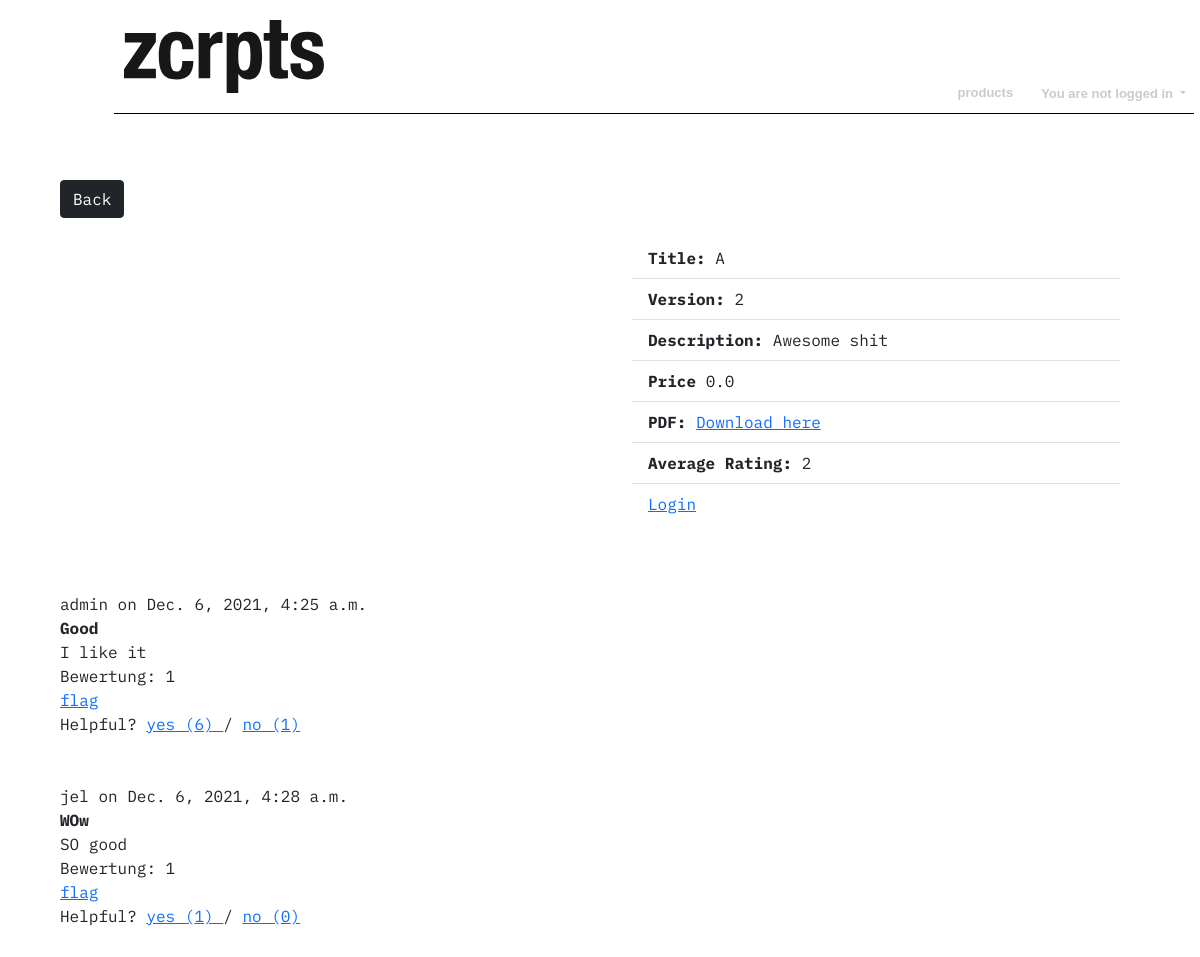
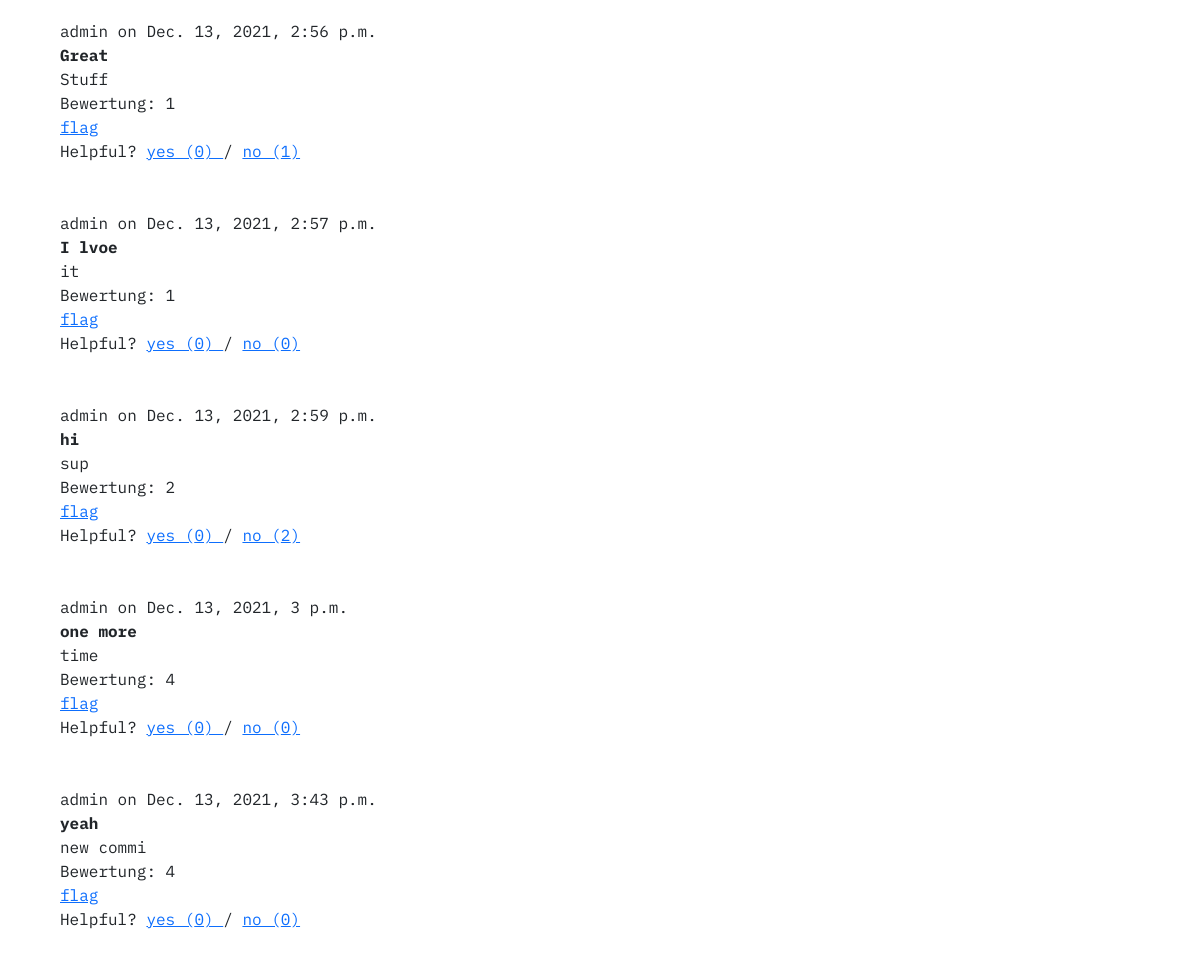
The page /products/show/1/ on the database as committed earlier (2 pictures, top to bottom).
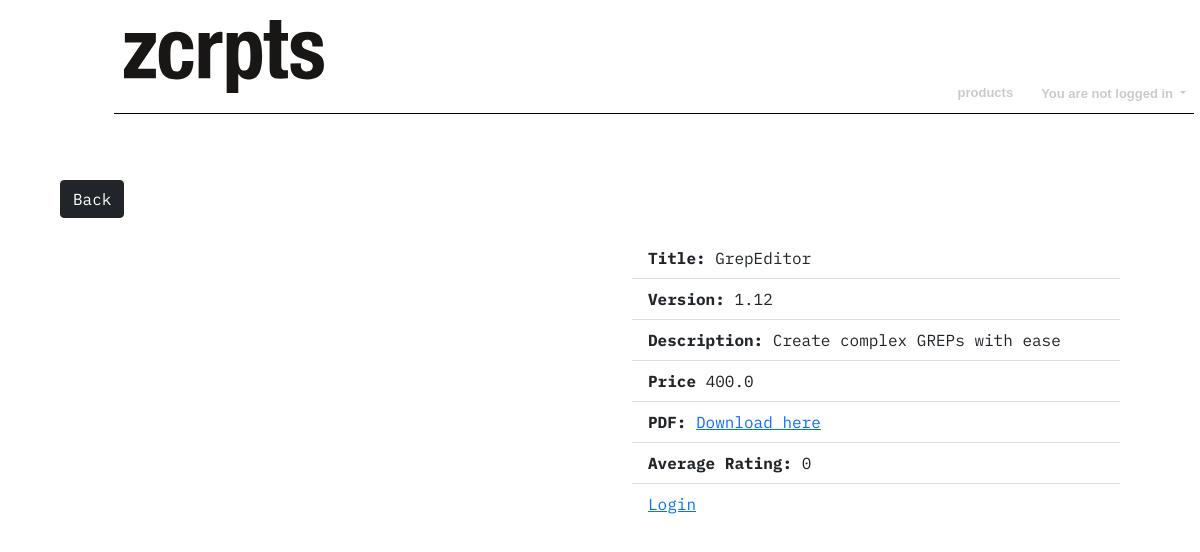
The same page on the database as committed later.
### Products/models.py (models this page shows, shortened)
class Product(models.Model):
    title = models.CharField(max_length=50)
    version = models.CharField(max_length=10)
    price = models.FloatField(default=0)
    short_description = models.CharField(max_length=200)
    long_description = models.TextField(max_length=1000, blank=True)
    logo = models.ImageField(upload_to='product_logos/', blank=False)
    screenshot = models.ImageField(upload_to='product_screenshots/',
                                   blank=False)
    pdf = models.FileField(upload_to='product_pdfs/', blank=False)
    featured = models.BooleanField(default=False)
    operating_system = models.CharField(max_length=20)
    language = models.CharField(max_length=20)
    tested_with = models.CharField(max_length= 100)
    script = models.FileField(upload_to='product_scripts/', blank=False)
    average_rating = models.PositiveSmallIntegerField(
        default=0,
        validators=[MaxValueValidator(5)])
    myuser = models.ForeignKey(
        settings.AUTH_USER_MODEL,
        on_delete=models.CASCADE)
    class Meta:
        ordering = ['title', 'version']
        unique_together = ['title', 'version']
        verbose_name = 'Product'
        verbose_name_plural = 'Products'
    def get_long_description(self):
        if self.long_description:
            return self.long_description
        else:
            return self.short_description

class Comment(models.Model):
    product = models.ForeignKey(Product, on_delete=models.CASCADE)
    title = models.CharField(max_length=100)
    text = models.TextField(max_length=500)
    timestamp = models.DateTimeField(auto_now_add=True)
    myuser = models.ForeignKey(
        settings.AUTH_USER_MODEL,
        on_delete=models.CASCADE)
    is_flagged = models.BooleanField(default=False)
    rate = models.IntegerField(validators=[
        MaxValueValidator(5),
        MinValueValidator(1)
    ])
    class Meta:
        ordering = ['product', 'timestamp']
        unique_together = ['product', 'myuser']
        verbose_name = 'Comment'
        verbose_name_plural = 'Comments'
    def get_upvotes(self):
        upvotes = Vote.objects.filter(up_or_down='U', comment=self)
        return upvotes
    def get_downvotes(self):
        downvotes = Vote.objects.filter(up_or_down='D', comment=self)
        return downvotes
    def get_upvotes_count(self):
        return len(self.get_upvotes())
    def get_downvotes_count(self):
        return len(self.get_downvotes())

### Useradmin/models.py (models this page shows, shortened)
class MyUser(AbstractUser):
    profile_picture = models.ImageField(upload_to='profile_pictures/', blank=True, null=True)
    is_manager = models.BooleanField(default=False)

### Products/views.py (the view, shortened to what this page needs)
# urls.py: path('show/<int:pid>/', views.product_detail, name='product-detail'),
def product_detail(request, **kwargs):
    product = Product.objects.get(id=kwargs['pid'])
    comments = Comment.objects.filter(product=product)
    context = {'product': product,
               'description': product.get_long_description(),
               'comments': comments,
               'comment_form': CommentForm,
               'logged_in_user': request.user}
    return render(request, 'product-detail.html', context)

### Products/templates/product-detail.html (shortened to what this page needs)
{% extends 'base.html' %}
{% load static %}
{% block css %}
    <link rel="stylesheet" type="text/css" href="{% static 'Products/products_style.css' %}">
{% endblock %}
{% block content %}
    <div class="btn-group">
        <a class="marg" href="{% url 'product-list' %}">
            <button type="button" class="btn btn-dark">Back</button>
        </a>
    </div>
    <div class="row">
        <div class="col"><img id="detailpic" src="{{ that_one_product.image.url }}"/></div>
        <div id="detaillist" class="col">
            <ul class="list-group list-group-flush">
                <li class="list-group-item"><b>Title: </b> {{ product.title }}</li>
                <li class="list-group-item"><b>Version:</b> {{ product.version }}</li>
                <li class="list-group-item"><b>Description:</b> {{ product.short_description }}</li>
                <li class="list-group-item"><b>Price</b> {{ product.price }}</li>
                <li class="list-group-item"><b>PDF:</b> <a href="{{ that_one_product.pdf.url }}" download>Download here
                </a></li>
                <li class="list-group-item"><b>Average Rating:</b> {{ product.average_rating }}</li>
                <li class="list-group-item">
                    {% if logged_in_user.is_authenticated %}
                        <form method="POST">
                            {% csrf_token %}
                            <button type="submit" class="btn btn-success" name="addToCart">Add to shopping cart</button>
                        </form>
                    {% else %}
                        <a href="{% url 'login' %}">Login</a>
                    {% endif %}
                </li>
            </ul>
        </div>
    </div>
    <br><br>
    {% for comment in comments %}
        <div class="div_comment">
            {{ comment.myuser.username }} on {{ comment.timestamp }}<br>
            <div class="div_comment--commentbox">
                <b>{{ comment.title }}</b><br>
                {{ comment.text }}<br>
            </div>
            Bewertung: {{ comment.rate }}<br>
            {% if comment.myuser.id != logged_in_user.id %}
                <a href="{% url 'comment-flag' that_one_product.id comment.id %}">
                    flag
                </a><br>
                Helpful?
                <a href="{% url 'comment-vote' that_one_product.id comment.id 'up' %}">
                    yes ({{ comment.get_upvotes_count }})
                </a> /
                <a href="{% url 'comment-vote' that_one_product.id comment.id 'down' %}">
                    no ({{ comment.get_downvotes_count }})
                </a><br>
                <br><br>
            {% endif %}
        </div>
    {% endfor %}
{% endblock %}

### templates/base.html (shortened to what this page needs)
<!DOCTYPE html>
<html lang="en">
{% load static %}
    <head>
        <link href="https://cdn.jsdelivr.net/npm/bootstrap@5.1.3/dist/css/bootstrap.min.css" rel="stylesheet"
>
        <link rel="stylesheet" type="text/css" href="{% static 'css/base_style.css' %}">
        {% block css %}{% endblock %}
    </head>
    <body>
        <header class="main-header">
            <div class="base-header">
                <div class="header-div1">
                    <a href="{% url 'home' %}"><img id="logo" src="{% static 'css/material/logo_zcrpts_black.svg' %}" alt="logo"></a>
                </div>
                <nav class="base-nav">
                    <ul class="navbar-flex" id="navbar_flex">
                        <li class="navbar-li">
                            <a class="navbar-a" href="{% url 'product-list' %}">products</a>
                        </li>
                    {% if user.is_authenticated %}
                        {% block logged_in_content %}
                        <li>
                            <a class="navbar-a" href="{% url 'myuser-detail' user.id %}">profil</a>
                            <div class="li-underline"></div>
                        </li>
                        <li>
                            <a class="navbar-a" href="{% url 'logout' %}">logout</a>
                            <div class="li-underline"></div>
                        </li>
                            <li class="">
                                <a class="" style="float: left;"
                                   href="{% url 'show_shopping_cart' %}">
                                    <img id="cart" src="{% static 'css/material/cart_clipped.svg' %}"
                                         alt="shoppingCart">
                                    <span class="position-absolute translate-middle badge rounded-pill bg-danger">
                                    {% if user.is_authenticated %}
                                        {{ request.user.count_shopping_cart_items }}
                                    {% else %}
                                        0
                                    {% endif %}
                                        <span class="visually-hidden">unread messages</span>
                                    </span>
                                </a>
                            </li>
                        <li>
                            <form class="navbar-a">
                                <div class="base-search-field" >
                                    <span type="submit" class="" id="search-addon" style="background: transparent">
                                        <i class="fas fa-search"></i>
                                    </span>
                                    <input type="search" class="" placeholder="Search" aria-label="Search" aria-describedby="search-addon" style="border: none; margin: 0px"/>
                                </div>
                            </form>
                            <div class="li-underline"></div>
                        </li>
                    {% endblock %}
                        {% else %}
                            {% block not_logged_in_content %}
                                <li class="nav-item dropdown navbar-li">
                                    <a class="nav-link dropdown-toggle active navbar-a" href="#" id="navbarScrollingDropdown"
                                       role="button" data-bs-toggle="dropdown" aria-expanded="false">
                                        You are not logged in
                                    </a>
                                </li>
                            {% endblock %}
                    {% endif %}
                    </ul>
                </nav>
            </div>
        </header>
        {% block content %}{% endblock %}
    </body>
</html>

### static/css/base_style.css (style rules this page uses)
*, *::after, *::before { box-sizing: border-box; margin: 0; }
ul, ol { list-style: none; padding: 0; }
:root { font-family: 'Roboto', sans-serif; }
body { margin: 180px auto auto; font-family: "IBM Plex Mono", sans-serif; }
.main-header { width: 90%; margin: auto; background: white; }
#logo { width: 200px; margin: 10px; }
.navbar-a { color: hsla(0, 0%, 70%, .7); font-weight: bold; font-size: small; font-family: "Roboto Regular", sans-serif; text-decoration: none; }
.base-header { width: 90%; margin: auto; position: fixed; top: 0; z-index: 1000; display: flex; flex-flow: row nowrap; justify-content: space-between; align-items: flex-end; padding: 10px 0 10px 0; border-bottom: 1px solid black; background: white; }
.base-nav { display: flex; flex-flow: row nowrap; justify-content: flex-end; align-content: flex-end; align-items: flex-end; }
.navbar-flex { display: flex; flex-flow: row nowrap; justify-content: space-around; align-content: center; align-items: flex-end; margin-bottom: 0; }
.navbar-flex > li { margin: 0 8px 0 20px; width: 100%; position: relative; }
.nav-link { padding: 0px !important; }

### Products/static/Products/products_style.css (style rules this page uses)
ul { list-style: none; }
body { width: 90%; margin: 180px auto auto; font-family: "IBM Plex Mono", sans-serif; }
.col { margin: 20px !important; }

Rows that differ between the two databases and show on the page:
removed Comment: myuser.username "admin", timestamp "Dec. 6, 2021, 4:25 a.m.", title "Good", text "I like it", rate "1", get_upvotes_count "6", get_downvotes_count "1"
removed Comment: myuser.username "jel", timestamp "Dec. 6, 2021, 4:28 a.m.", title "WOw", text "SO good", rate "1", get_upvotes_count "1", get_downvotes_count "0"
removed Comment: myuser.username "admin", timestamp "Dec. 13, 2021, 2:56 p.m.", title "Great", text "Stuff", rate "1", get_upvotes_count "0", get_downvotes_count "1"
removed Comment: myuser.username "admin", timestamp "Dec. 13, 2021, 2:57 p.m.", title "I lvoe", text "it", rate "1", get_upvotes_count "0", get_downvotes_count "0"
removed Comment: myuser.username "admin", timestamp "Dec. 13, 2021, 2:59 p.m.", title "hi", text "sup", rate "2", get_upvotes_count "0", get_downvotes_count "2"
removed Comment: myuser.username "admin", timestamp "Dec. 13, 2021, 3 p.m.", title "one more", text "time", rate "4", get_upvotes_count "0", get_downvotes_count "0"
removed Comment: myuser.username "admin", timestamp "Dec. 13, 2021, 3:43 p.m.", title "yeah", text "new commi", rate "4", get_upvotes_count "0", get_downvotes_count "0"
changed Product: title "A" → "GrepEditor"; version "2" → "1.12"; short_description "Awesome shit" → "Create complex GREPs with ease"; price "0.0" → "400.0"; average_rating "2" → "0"
